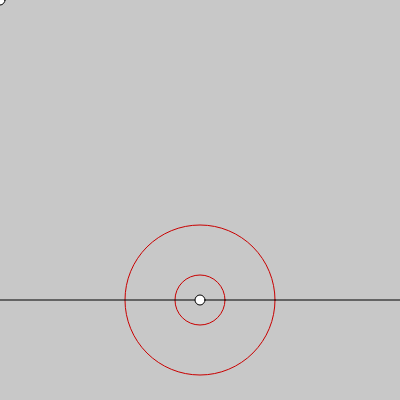
Frame 1 (no input)
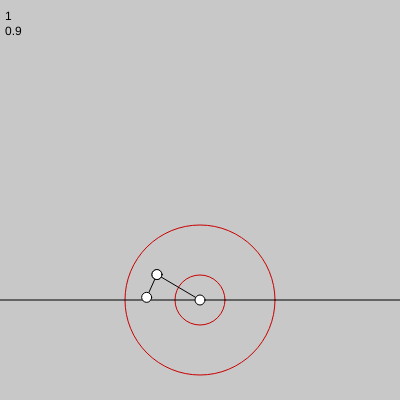
Frame 60 (no input)
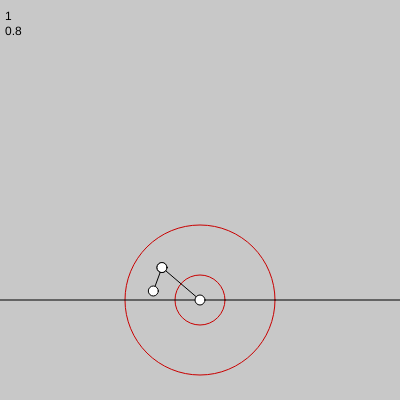
Frame 120 (the mouse pressed at the canvas centre since frame 60)

The p5.js sketch that drew these frames (run headless with seeded random() and noise() and a simulated clock; from frame 60 on, the mouse is pressed at the canvas centre):

// p5.js sketch
// ── sketch.js
// TODO: blocks - picked up, dropped
// nicer inv kinematics


let fps = 30;
let controller;
let arm0;
let arm1;
let maxLength;
let ground;

let dbgText;

function setup() {
  // 800 x 400 (double width to make room for each "sub-canvas")
  createCanvas(400, 400);
  frameRate(fps);

  noSmooth();

  controller = new Controller();

  arm0 = new Arm(50);
  arm1 = new Arm(25);
  maxLength = arm0.length + arm1.length;
  minLength = arm0.length - arm1.length

  ground = height - 100;

}

function draw() {
  background(200);
  stroke(200,0,0);
  noFill();
  ellipse(width/2,ground, 2*maxLength);
  ellipse(width/2,ground, 2*minLength);
  stroke(0);
  line(0, ground, width, ground);
  noStroke();
  fill(0);
  text(dbgText, 5, 20);

  target = controller.update();

  var x = target.x;
  var y = target.y;
  var d = dist(0, 0, x, y);
  if (d > maxLength) {
    // not 100 because this prevents rounding errors that pushes (x,y) out of reach
    x *= 0.9999*maxLength/d;
    y *= 0.9999*maxLength/d;
  } else if (d < minLength) {
    // not 100 because this prevents rounding errors that pushes (x,y) out of reach
    x *= 1.001*minLength/d;
    y *= 1.001*minLength/d;
  }

  var a2 = getAngle2(x, y, arm0.length, arm1.length);
  var a1 = getAngle1(x, y, arm0.length, arm1.length, a2);
  // console.log(int(degrees(a1)), int(degrees(a2)))

  arm0.rot = a1;
  arm1.rot = a2;

  drawArm(arm0, width/2, ground, 0);
  drawArm(arm1, arm0.end.x, arm0.end.y, arm0.rot);
}

function Controller() {
  this.index = 0; // program counter
  this.steps = 30; // steps for interpolation
  this.i = 0; // step for interpolation
  this.current = {x:0, y:0};
  this.previous = {x:0, y:0};
  this.commands = [
    {x:40,y:40,act:'grab'},
    // {x:0,y:40,act:null},
    {x:-60,y:0,act:'place'}
  ];
  this.finished = false;
}
Controller.prototype.update = function() {
  if (this.finished) {
    return this.current;
  }
  dbgText = this.index + '\n' + int(this.i/this.steps*10)/10;
  this.current.x = lerp(this.previous.x, this.commands[this.index].x, this.i/this.steps);
  this.current.y = lerp(this.previous.y, this.commands[this.index].y, this.i/this.steps);
  this.i++;
  // if finished motion, move onto the next command
  if (this.i > this.steps) {
    this.previous.x = this.current.x;
    this.previous.y = this.current.y;
    this.i = 0;
    var act = this.commands[this.index].act;
    if (act == 'grab') {
      this.commands[this.index].y -= 5;
    } else if (act == 'place') {
      // end program if tower is 6 blocks tall
      if (this.commands[this.index].y >= 5*6) {
        this.finished = true;
      } else {
        this.commands[this.index].y += 5;
      }
    }
    this.index++;
    if (this.index >= this.commands.length) {
      this.index = 0;
    }
  }
  return this.current;
}

function Arm(length) {
  this.length = length;
  this.rot = 0; // rotation in own frame, radians
  this.end; // end point coords in frame 0, set by drawArm
}

function drawArm(arm, x, y, r) {
  // TODO: make method of Arm()
  var x2 = x + arm.length*cos(arm.rot + r);
  var y2 = y - arm.length*sin(arm.rot + r);
  arm.end = new p5.Vector(x2,y2);
  fill(255);
  stroke(0);
  line(x, y, x2, y2);
  ellipse(x, y, 10);
  ellipse(x2, y2, 10);
}

function getAngle2(x, y, l1, l2) {
  var num = pow(x,2) + pow(y,2) - pow(l1,2) - pow(l2,2);
  var den = 2*l1*l2;
  if (x<0) {
    return acos(num/den);
  } else {
    return -acos(num/den);
  }
}

function getAngle1(x, y, l1, l2, a2) {
  var a = atan(y/x);
  var b = atan( (l2*sin(a2)) / (l1 + l2*cos(a2)) );
  if (x < 0) {
    return PI + a - b;
  } else {
    return a - b;
  }
}
